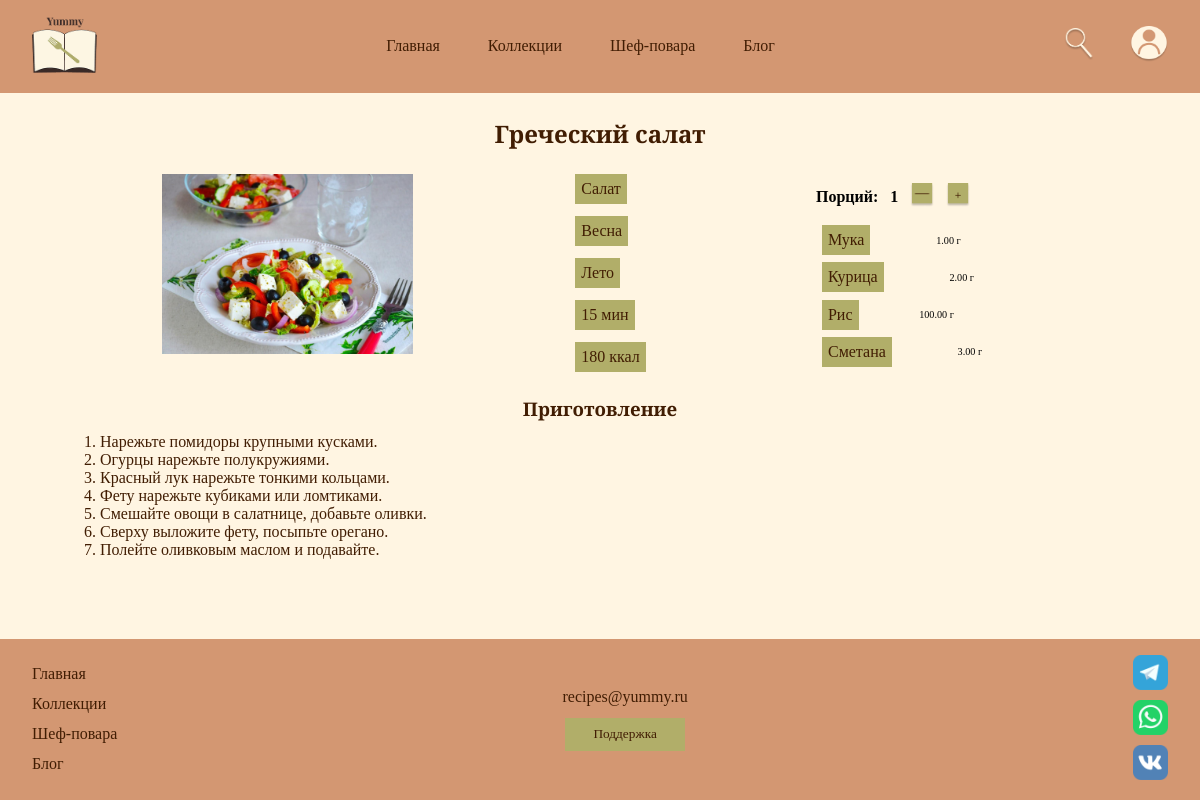
Screenshot of /recipe.php?id=4 with the database file from the repository.
### tables this page shows
CREATE TABLE `recipes` (
  `id_recipes` int(10) UNSIGNED NOT NULL,
  `title` varchar(255) NOT NULL,
  `country` varchar(100) DEFAULT NULL,
  `cooking_time_minutes` int(11) DEFAULT NULL,
  `calories` int(11) DEFAULT NULL,
  `instructions` text NOT NULL,
  `image_url` varchar(255) DEFAULT NULL,
  `chef_id` int(10) UNSIGNED DEFAULT NULL,
  `created_at` timestamp NOT NULL DEFAULT current_timestamp()
);

CREATE TABLE `categories` (
  `id_categories` int(10) UNSIGNED NOT NULL,
  `name` varchar(50) NOT NULL
);

CREATE TABLE `recipe_ingredients` (
  `recipe_id` int(10) UNSIGNED NOT NULL,
  `ingredient_id` int(10) UNSIGNED NOT NULL,
  `quantity` decimal(10,2) NOT NULL
);

CREATE TABLE `ingredients` (
  `id_ingredients` int(10) UNSIGNED NOT NULL,
  `name` varchar(100) NOT NULL,
  `unit` varchar(20) NOT NULL
);

### recipe.php (the view, shortened to what this page needs)
<?php
require_once 'config.php';
$id = isset($_GET['id']) ? (int)$_GET['id'] : 0;
$stmt = $pdo->prepare("SELECT * FROM recipes WHERE id_recipes = ?");
$stmt->execute([$id]);
$recipe = $stmt->fetch();
$recipeId = $recipe['id_recipes'];
$stmtIng = $pdo->prepare("
    SELECT i.name, i.unit, ri.quantity
    FROM recipe_ingredients ri
    JOIN ingredients i ON ri.ingredient_id = i.id_ingredients
    WHERE ri.recipe_id = ?
");
$stmtIng->execute([$recipeId]);
$ingredients = $stmtIng->fetchAll();
$stmtTags = $pdo->prepare("
    SELECT c.name
    FROM recipe_categories rc
    JOIN categories c ON rc.category_id = c.id_categories
    WHERE rc.recipe_id = ?
");
$stmtTags->execute([$recipeId]);
$tags = $stmtTags->fetchAll();
$tags[] = ['name' => $recipe['cooking_time_minutes'] . ' мин'];
$tags[] = ['name' => $recipe['calories'] . ' ккал'];
?>
<!DOCTYPE html>
<html>
<head>
    <link rel="stylesheet" type="text/css" href="style.css">
</head>
<body>
<header>
    <a href="index.php"><img src="img/logo.png" width="65vw"></a>
    <div class="header_center">
        <ul class="header_ul">
            <li class="header_ul_li"><a href="index.php">Главная</a></li>
            <li class="header_ul_li"><a href="list_collection.php">Коллекции</a></li>
            <li class="header_ul_li"><a href="chefs.php">Шеф-повара</a></li>
            <li class="header_ul_li"><a href="blog.php">Блог</a></li>
        </ul>
    </div>
    <div class="header_right">
        <a href="find.php"><img src="img/find.png" width="30vw"></a>
        <a href="account.php"><img src="img/account.png" width="38vw"></a>
    </div>
</header>
<main>
    <div class="recipe_name">
        <h2><?= htmlspecialchars($recipe['title']) ?></h2>
    </div>
    <div class="recipe_info">
        <div class="article_img">
            <img src="img/<?= htmlspecialchars($recipe['image_url'] ?: 'default_recipe.jpg') ?>" style="width: auto; height: 15vw;">
        </div>
        <div class="recipe_tags">
            <?php foreach ($tags as $tag): ?>
                <div class="recipe_tag"><p><?= htmlspecialchars($tag['name']) ?></p></div>
            <?php endforeach; ?>
        </div>
        <div class="recipe_tags">
            <table>
                <tr>
                    <th>Порций:</th>
                    <th id="portion-count">1</th>
                    <th><button class="recipe_btn" onclick="changePortions(-1)"><img src="img/minus.png" width="24"></button></th>
                    <th><button class="recipe_btn" onclick="changePortions(1)"><img src="img/plus.png" width="24"></button></th>
                </tr>
                <?php foreach ($ingredients as $ing): ?>
                <tr>
                    <td><div class="recipe_tag"><p><?= htmlspecialchars($ing['name']) ?></p></div></td>
                    <td class="ingredient-qty" data-base-qty="<?= $ing['quantity'] ?>">
                        <?= $ing['quantity'] ?> <?= htmlspecialchars($ing['unit']) ?>
                    </td>
                </tr>
                <?php endforeach; ?>
            </table>
        </div>
    </div>
    <div class="recipe_text">
        <h3>Приготовление</h3>
        <p><?= nl2br(htmlspecialchars($recipe['instructions'])) ?></p>
    </div>
</main>
<?php include 'footer.php'; ?>
</body>
</html>

### style.css (style rules this page uses)
html, body { height: 100%; }
body { background-color: #FFF5E2; display: flex; flex-direction: column; min-height: 100vh; }
main { background-color: #FFF5E2; flex: 1; }
* { margin: 0; padding: 0; }
a { text-decoration: none; color: #411D03; font-family: "Playfair Display"; }
p { color: #411D03; font-family: "Cormorant Garamond"; }
h2 { color: #411D03; text-align: center; padding: 2vw 0; font-family: "Playfair Display"; }
h3 { color: #411D03; text-align: center; padding-bottom: 1vw; font-family: "Playfair Display"; }
:root { --bg_page: #FFF5E2; --text: #411D03; --bg_input: #D6B38D; --bg_card: #EBCEAF; --bg_header_footer: #D39772; --accent: #B1AE69; }
header { background-color: #D39772; padding: 1.336vw 2.671vw; display: flex; justify-content: space-between; align-items: center; }
header ul { list-style: none; }
header a { text-decoration: none; color: #411D03; }
.header_ul { display: flex; flex-direction: row; gap: 4vw; }
.header_right { display: flex; align-items: center; gap: 3vw; }
main { background-color: #FFF5E2; }
body { background-color: #FFF5E2; }
.article_img { text-align: center; }
.recipe_name { display: flex; flex-direction: row; align-items: center; justify-content: center; gap: 1vw; }
.recipe_btn { border: none; background-color: #FFF5E2; }
.recipe_info { display: flex; flex-direction: row; align-items: flex-start; justify-content: space-evenly; }
.recipe_tags { gap: 1vw; display: flex; flex-direction: column; }
.recipe_tag { background-color: #B1AE69; width: max-content; padding: 0.5vw; text-align: center; }
.recipe_text { margin: 2vw 7vw; }
tr { display: flex; align-items: center; margin: 0.6vw 0 0; }
th { margin: 0 0.5vw; }
td { margin: 0 1vw; }
.ingredient-qty { width: 8vw !important; padding: 0.3vw 0.5vw !important; font-size: 0.85vw; text-align: center; }
.ingredient-qty::placeholder { font-size: 0.75vw; opacity: 0.7; }

### rows the page displays
recipes: title "Греческий салат", image_url (picture), instructions "1. Нарежьте помидоры крупными кусками. 2. Огурцы нарежьте полукружиями. 3. Красный лук нарежьте тонкими кольцами. 4. Фету нарежьте кубиками или ломтиками. 5. Смешайте овощи в салатнице, добавьте оливки. 6. Сверху выложите фету, посыпьте орегано. 7. Полейте оливковым маслом и подавайте."
categories: name "Салат"
categories: name "Весна"
categories: name "Лето"
recipe_ingredients: ingredient.name "Мука", quantity "1.00", ingredient.unit "г"
recipe_ingredients: ingredient.name "Курица", quantity "2.00", ingredient.unit "г"
recipe_ingredients: ingredient.name "Рис", quantity "100.00", ingredient.unit "г"
recipe_ingredients: ingredient.name "Сметана", quantity "3.00", ingredient.unit "г"

### other values shown
$tag['name'] "15 мин"
$tag['name'] "180 ккал"
